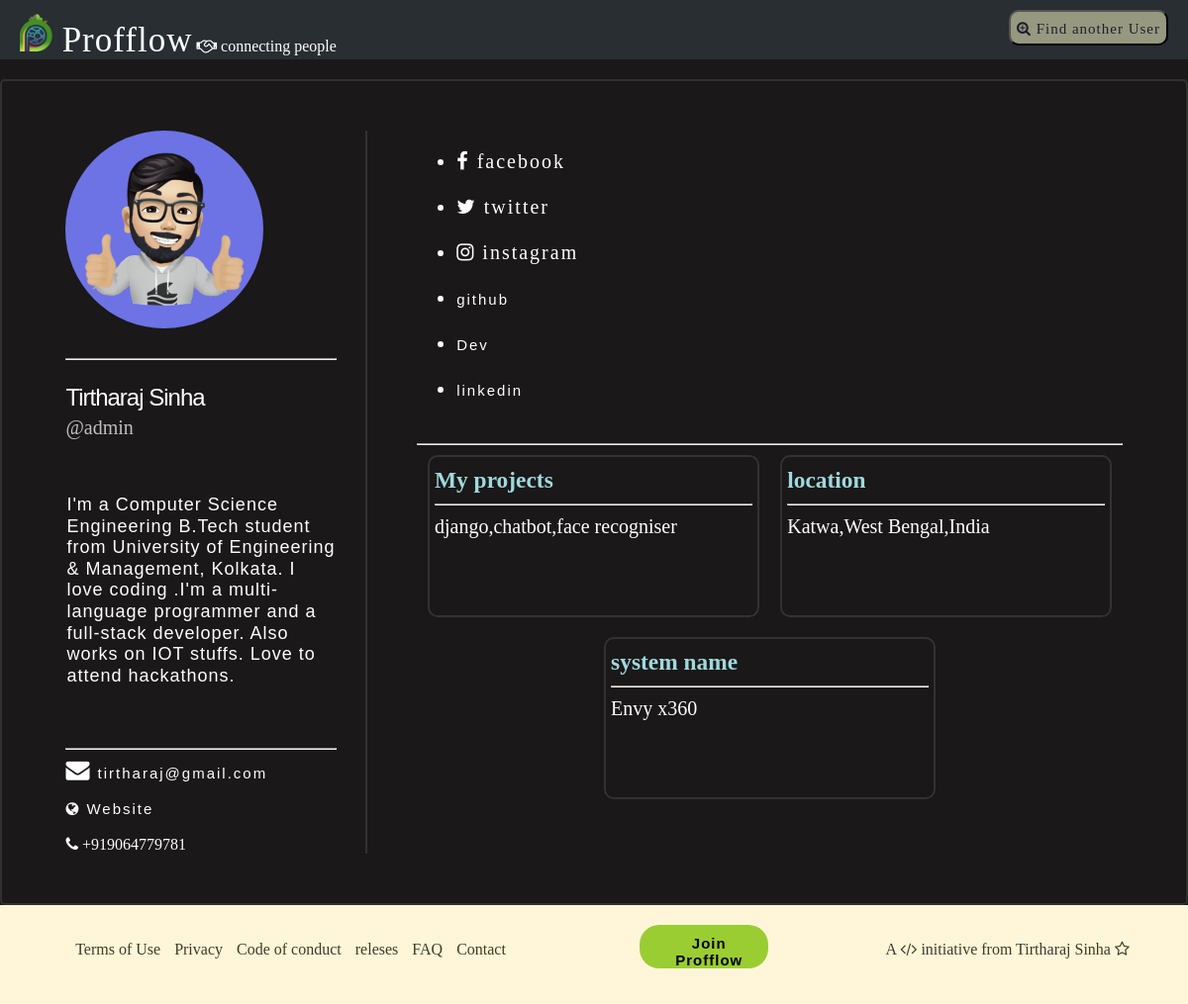
The page /admin on the database its author committed.
### home/models.py (models this page shows, shortened)
class userdetail(models.Model):
    username=models.CharField(max_length=112)
    firstname=models.CharField(max_length=112)
    lastname=models.CharField(max_length=112)
    email=models.CharField(max_length=112)
    phone=models.CharField(max_length=12,default="")
    bio=models.TextField()
    pic=models.ImageField(default="",upload_to="profiles")
    website=models.CharField(max_length=112,default="")
    instagram=models.CharField(max_length=112,default="https://instagram.com")
    facebook=models.CharField(max_length=112,default="https://facebook.com")
    twitter=models.CharField(max_length=112,default="https://twitter.com")
    other=models.TextField(default="")
    highlight=models.TextField(default="")
    objects = models.Manager()

### home/views.py (the view)
# urls.py: path("<username>",views.portfolio,name="portfolio"),
def portfolio(request, username):
    data = userdetail.objects.all()
    userlist = data.values_list("username")
    userid = -1
    for i in range(len(userlist)):
        if userlist[i][0] == username:
            userid = i
            break
    if userid == -1:
        mymsg='No user named {}.Want to search for user? chech out link below'.format(username)
        messages.add_message(request,messages.INFO,mymsg)
        return render(request,"index.html")
    else:
        userdata = data[userid]
        otherlinks=userdata.other
        otherlinks=otherlinks.replace("\n","")
        alllinks=otherlinks.split("+")
        links=[]
        for li in alllinks:
            link=li.split(":",1)
            links.append([link[0],link[-1]])
        highlights=userdata.highlight
        highlights=highlights.replace("\n","")
        allhigh=highlights.split("+")
        highlight=[]
        for hi in allhigh:
            high=hi.split(":")
            highlight.append([high[0],high[-1]])
        analyticsload(username)
        return render(request,"portfolio.html",{"data":userdata,"otherlinks":links,"highlights":highlight})

### home/views.py (called while the page is built, shortened)
def analyticsload(user):
    data = analytic.objects.all()
    userlist = data.values_list("username")
    if (user,) in userlist:
        userdata=analytic.objects.get(username=user)
        userdata.total+=1
        if userdata.year!=datetime.now().year:
            userdata.year=datetime.now().year
        if datetime.now().day<=7:
            userdata.w1+=1
        elif datetime.now().day<=14:
            userdata.w2+=1
        elif datetime.now().day<=21:
            userdata.w3+=1
        else:
            userdata.w4+=1
        userdata.save()

### template/portfolio.html (shortened to what this page needs)
<!DOCTYPE html>
<html lang="en">
<head>
    <link rel="stylesheet" href="https://cdnjs.cloudflare.com/ajax/libs/font-awesome/4.7.0/css/font-awesome.min.css">
</head>
<body>
    <div class="topnev">
        <p></p>
        <p><img src="static/profflow logo.png" alt="" height="42px">Profflow</p> <i class="fa fa-handshake-o"></i>
        connecting people
        <a href="/user/search" style="text-decoration: none;" title="search"><button class="search fa fa-search-plus">
                <span>Find another
                    User</span></button></a>
    </div>
    <div class="container">
        <div class="left">
            <img class="avatar" src="{{data.pic.url}}" alt="Avatar"><br><br>
            <hr>
            <p class="name">{{data.firstname}} {{data.lastname}}</p>
            <p class="username">@{{data.username}}</p><br>
            <p class="bio">{{data.bio}}</p><br><br>
            <hr>
            <a href="mailto:email" class=""><i class="fa fa-envelope" style="font-size:24px"></i>
                {{data.email}}</a><br><br>
            <a href="{{data.website}}"><i class="fa fa-globe"> </i> Website </a><br><br>
            <i class="fa fa-phone"> </i> {{data.phone}}
        </div>
        <div class="right">
            <ul>
                <li><a href="{{data.facebook}}" class="fa fa-facebook"> facebook</a></li><br>
                <li><a href="{{data.twitter}}" class="fa fa-twitter"> twitter</a></li><br>
                <li><a href="{{data.instagram}}" class="fa fa-instagram"> instagram</a></li><br>
                {% for link in otherlinks %}
                <li><a href="{{link.1}}">{{link.0}}</a></li><br>
                {% endfor %}
            </ul>
            <hr>
            <div class="highlighter">
                {% for high in highlights %}
                <div class="highlight">
                    <h3>{{high.0}}</h3>
                    <hr>
                    {{high.1}}
                </div>
                {% endfor %}
            </div>
        </div>
    </div>
    <footer>
        <div>
            <p>Terms of Use</p>
            <p>Privacy</p>
            <p>Code of conduct</p>
            <p>releses</p>
            <p>FAQ</p>
            <p>Contact</p>
        </div>
        <a href="/" style="text-decoration: none;">
            <div class="join">
                <p>Join Profflow</p>
            </div>
        </a>
        <p>A <i class="fa fa-code"></i> initiative from Tirtharaj Sinha <i class="fa fa-star-o"></i> </p>
    </footer>
</body>
</html>

### template/portfolio.html (style rules this page uses)
body { padding: 0; margin: 0; background-color: #1a1818; color: white; }
.topnev { background-color: #282e31; width: 100%; height: 40px; margin: 0px; padding-top: 10px; padding-bottom: 10px; padding-left: 0px; padding-right: 0px; }
.topnev p { color: white; font-size: 35px; font-weight: 300px; letter-spacing: 1px; margin: 0px; padding: 0px; padding-left: 10px; display: inline; }
.container { margin-top: 20px; ; padding: 50px; border: 2px solid rgb(49, 48, 46); border-radius: 5px; display: flex; justify-content: space-around; flex-wrap: wrap; }
.left { width: 25%; }
.right { width: 65%; border-left: 2px solid rgb(51, 50, 50); padding-left: 50px; }
a { text-decoration: none; color: white; font-size: 15px; letter-spacing: 2px; font-family: Verdana, Geneva, Tahoma, sans-serif; }
.right, .a { font-size: 20px; }
.avatar { height: 200px; width: auto; border-radius: 50%; }
.name { font-size: 150%; font-weight: 400; font-family: Verdana, Geneva, Tahoma, sans-serif; letter-spacing: -1px; padding-bottom: 0px; margin-bottom: 5px; }
.username { font-size: 20px; font-weight: 10; font-family: cursive; color: silver; margin-top: 5px; }
.bio { font-size: 18px; letter-spacing: 1px; font-weight: 100; font-family: 'Gill Sans', 'Gill Sans MT', Calibri, 'Trebuchet MS', sans-serif; margin-inline-start: 1px; line-height: 1.2; }
.highlighter { display: flex; justify-content: space-around; flex-wrap: wrap; }
.highlight { width: 45%; min-width: 300px; border: 2px solid rgb(51, 50, 50); border-radius: 10px; min-height: 150px; margin-bottom: 20px; overflow: hidden; padding: 5px; }
.highlight h3 { margin-top: 5px; margin-bottom: 5px; color: #9fd9dd; }
footer { display: flex; justify-content: space-around; background-color: rgb(255, 246, 217); color: rgb(63, 59, 41); padding-top: 20px; padding-bottom: 30px; }
footer div { display: flex; margin-left: 10px; }
.join { width: 120px; background-color: yellowgreen; color: black; border-radius: 20px; padding-top: 10px; text-align: center; padding-left: 10px; font-weight: 600; letter-spacing: 1px; }
.join p { margin: 0; }
footer div p { padding-left: 7px; padding-right: 7px; }
.search { float: right; margin-right: 20px; background-color: rgb(150, 153, 127); color: rgb(33, 30, 48); font-weight: 500; font-size: 25px; letter-spacing: 1px; font-family: 'Courier New', Courier, monospace; height: 90%; border-radius: 10px; outline: -webkit-focus-ring-color auto 0px; transition: box-shadow 1s; }

### rows shown on the page
userdetail: pic (picture), firstname "Tirtharaj", lastname "Sinha", username "admin", bio "I'm a Computer Science Engineering B.Tech student from University of Engineering & Management, Kolkata. I love coding .I'm a multi-language programmer and a full-stack developer. Also works on IOT stuffs. Love to attend hackathons.", email "tirtharaj@gmail.com", phone "+919064779781"

### other values the page prints
{{ link.0 }} "github" "Dev" "linkedin"
{{ high.0 }} "My projects" "location" "system name"
{{ high.1 }} "django,chatbot,face recogniser" "Katwa,West Bengal,India" "Envy x360"
